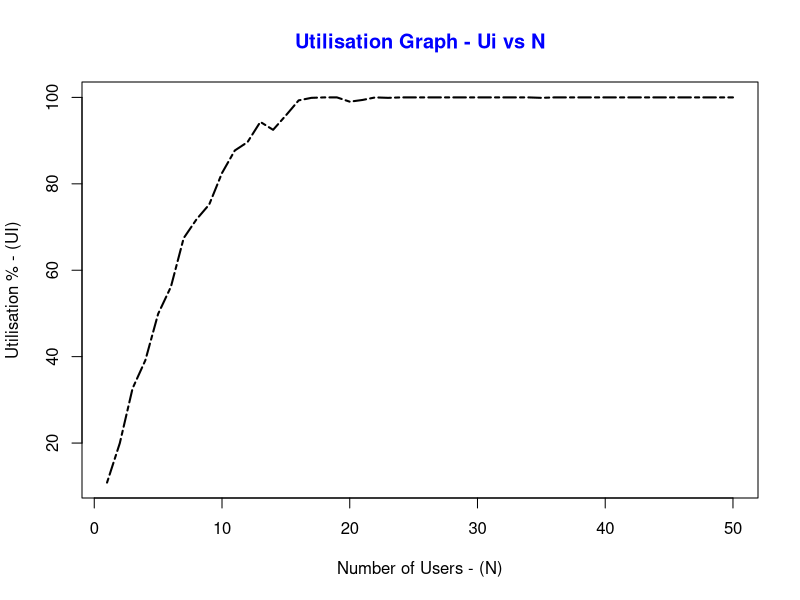
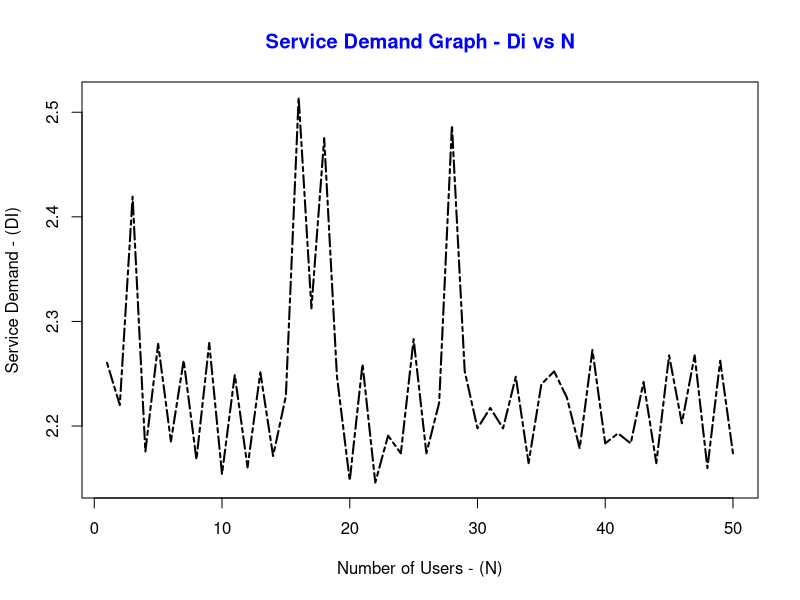
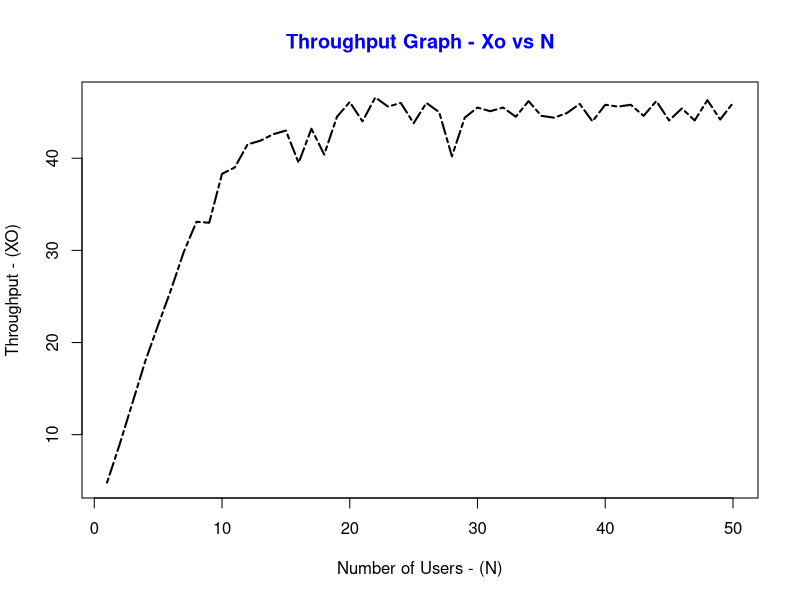
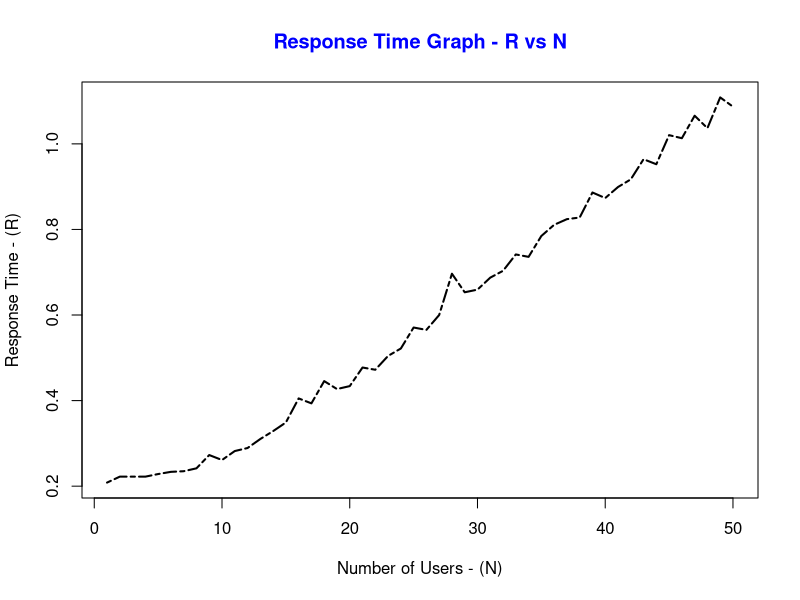

The R source for these figures, in order:
#importing data from result.dat file
resultsData <- read.table("results.dat", header=TRUE);

#utilisation (UI) 
UI <- 100 - resultsData$IDLE;


#Throughput (XO) 
XO <- (resultsData$CO/10)

#Response Time - Total users divided by throughput
R <- (resultsData$N / XO)

#Service demand (DI)
DI <- (UI / XO)




#Graph - Ui vs N

png("Utilisation_Graph.png");

par(col.main="blue")

#Values for type, lwd, lty, pch has been got from http://www.r-graph-gallery.com/6-graph-parameters-reminder/
plot(UI, type="l", lwd=2, lty=6, pch=19, xlab="Number of Users - (N)", ylab="Utilisation % - (UI)", main="Utilisation Graph - Ui vs N");
dev.off();



# Graph - Di vs N

png("ServiceDemand_Graph.png");

par(col.main="blue");

#Values for type, lwd, lty, pch has been got from http://www.r-graph-gallery.com/6-graph-parameters-reminder/
plot(DI, type="l", lwd=2, lty=6, pch=19, xlab="Number of Users - (N)", ylab="Service Demand - (DI)", main="Service Demand Graph - Di vs N");
dev.off();

# Graph - Xo vs N

png("Throughput_Graph.png");

par(col.main="blue");

#Values for type, lwd, lty, pch has been got from http://www.r-graph-gallery.com/6-graph-parameters-reminder/
plot(XO, type="l", lwd=2, lty=6, pch=19, xlab="Number of Users - (N)", ylab="Throughput - (XO)", main="Throughput Graph - Xo vs N");
dev.off();


# Graph - R vs N

png("ResponseTime_Graph.png");

par(col.main="blue")

#Values for type, lwd, lty, pch has been got from http://www.r-graph-gallery.com/6-graph-parameters-reminder/
plot(R, type="l", lwd=2, lty=6, pch=19, xlab="Number of Users - (N)", ylab="Response Time - (R)", main="Response Time Graph - R vs N");
dev.off();
